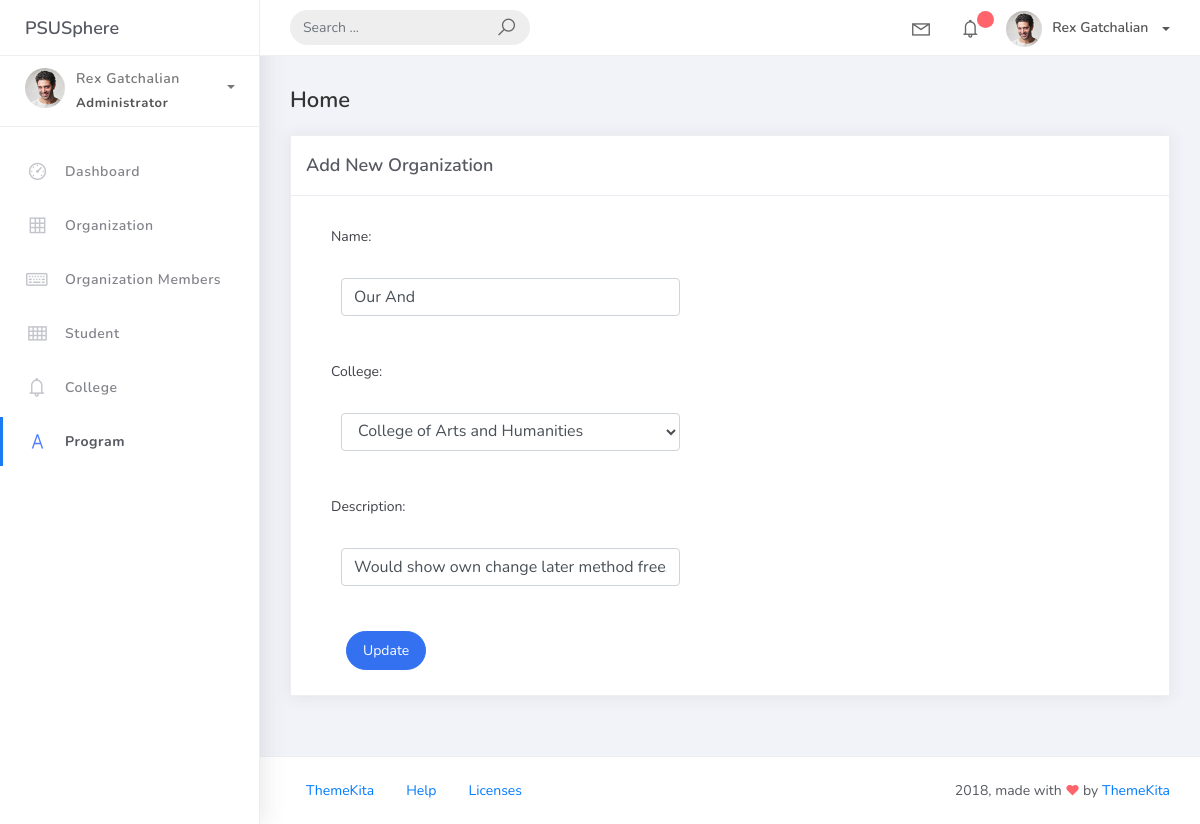
The page /orglist/3/edit on the database as committed earlier.
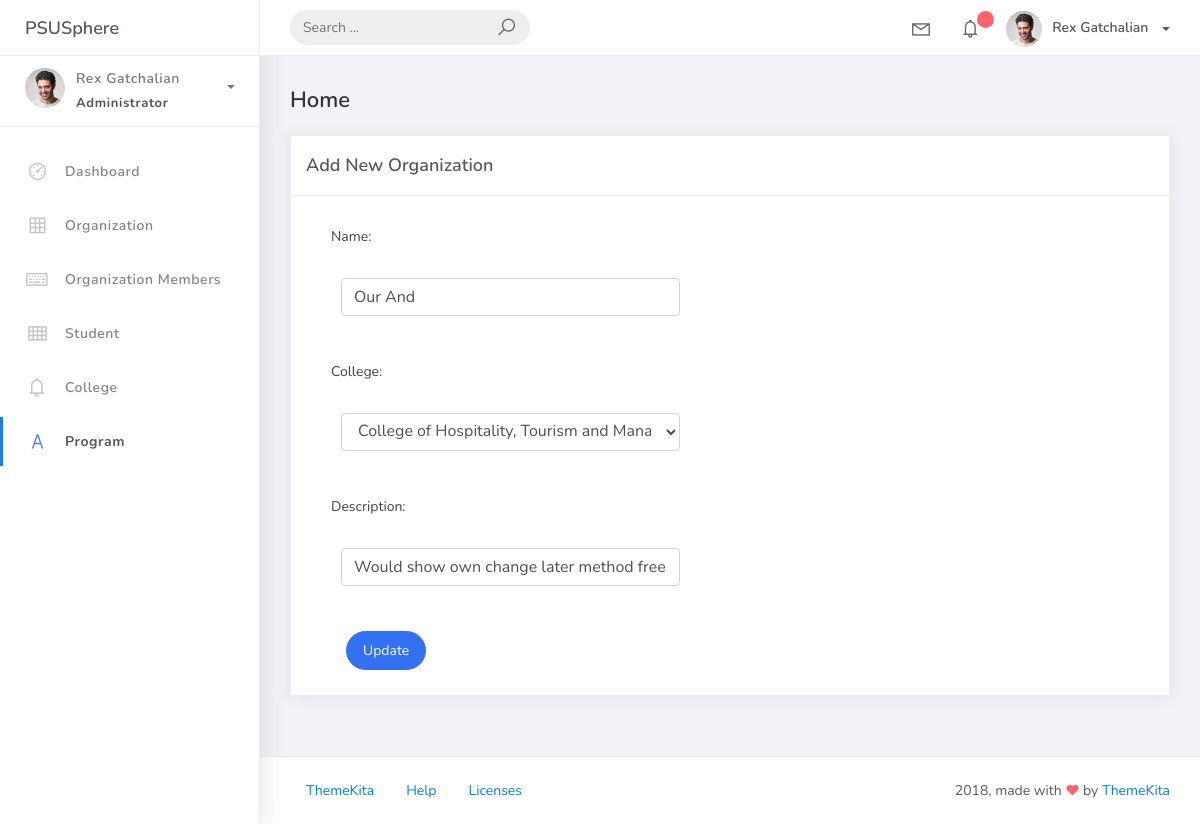
The same page on the database as committed later.
### psusphere/models.py (models this page shows, shortened)
class BaseModel(models.Model):
    created_at = models.DateTimeField(auto_now_add=True, db_index=True)
    updated_at = models.DateTimeField(auto_now=True)
    class Meta:
        abstract = True

class Organization(BaseModel):
    name = models.CharField(max_length=250)
    college = models.ForeignKey(College, null=True, blank=True, on_delete=models.CASCADE)
    description = models.CharField(max_length=500)

### psusphere/views.py (the view, shortened to what this page needs)
# urls.py: path('orglist/<pk>/edit', OrganizationUpdateView.as_view(), name='org_edit'),
class OrganizationUpdateView(UpdateView):
    model = Organization
    form_class = OrganizationForm
    context_object_name = "organization"
    template_name = "organization/org_edit_form.html"
    success_url = reverse_lazy('org_list')

### psusphere/forms.py
class OrganizationForm(ModelForm):
    class Meta:
        model = Organization
        fields = "__all__"

### psusphere/models.py (called while the page is built)
    def __str__(self):
        return self.college_name

### projectsite/templates/organization/org_edit_form.html (shortened to what this page needs)
{% extends 'base.html' %}
{% load static %}
{% block content %}
<div class="content">
    <div class="container-fluid">
        <h4 class="page-title">Home</h4>
        <div class="row">
            <div class="col-md-12">
                <div class="card">
                    <div class="card-header">
                        <div class="card-title">Add New Organization</div>
                    </div>
                    <div class="col-md-6">
                        <div class="card-body">
                            <form action="" method="post" novalidate>
                                {% include 'includes/form.html' %}
                                <div class="form-group">
                                    <div class="col-md-12 col-sm-3">
                                        <button type="submit" class="btn btn-primary btn-rounded">Update</button>
                                    </div>
                                </div>
                            </form>
                        </div>
                    </div>
                </div>
            </div>
        </div>
    </div>
</div>
{% endblock %}

### projectsite/templates/includes/form.html (shortened to what this page needs)
{% load widget_tweaks %}
{% for field in form %}
<div class="field item form-group">
        <label>{{ field.label_tag }}</label>
    <div class="form-group">
        {% render_field field class="form-control" %}
    </div>
</div>
{% endfor %}

Rows that differ between the two databases and show on the page:
changed Organization "Our And": college "College of Arts and Humanities" → "College of Hospitality, Tourism and Management"
